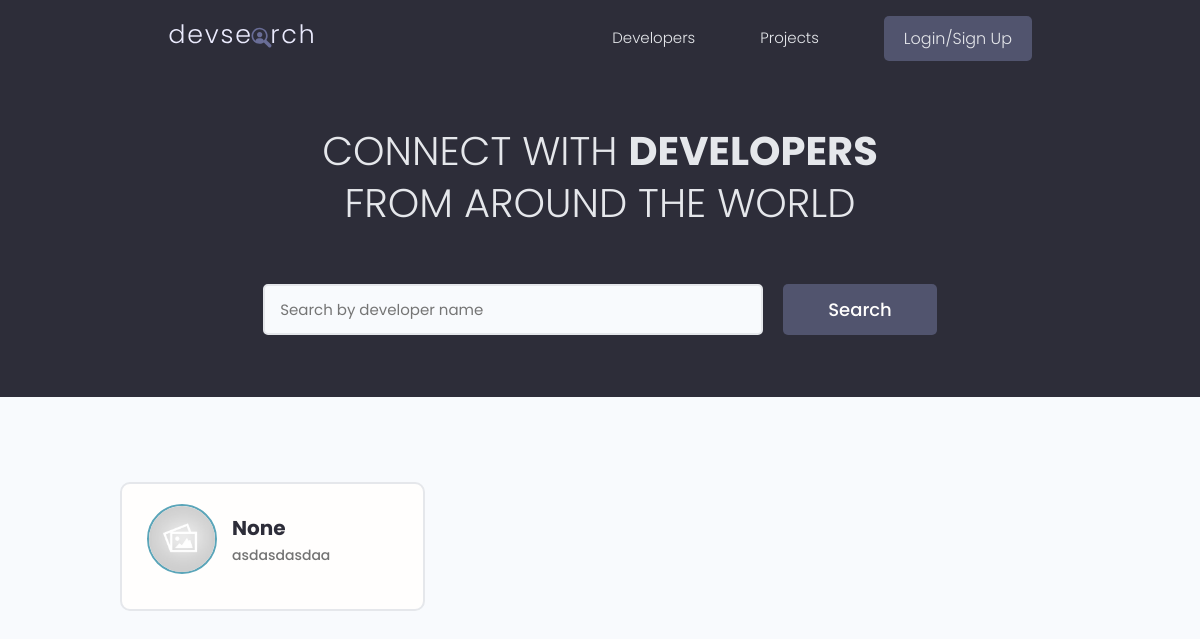
/users/, run on an earlier commit of the app's database.
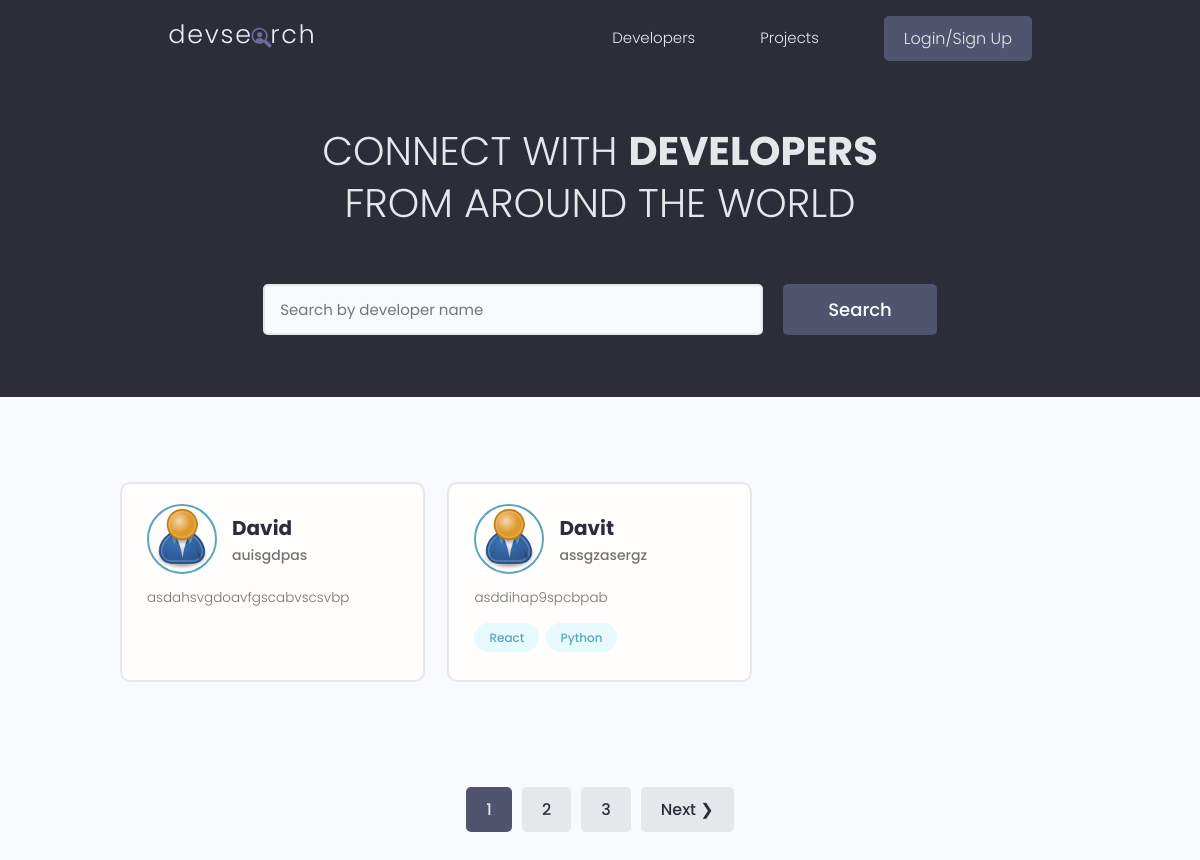
And on a later commit of the database.
### users/models.py (models this page shows, shortened)
class Profile(models.Model):
    user = models.OneToOneField(User, on_delete=models.CASCADE, null=True, blank=True)
    name = models.CharField(max_length=100, null=True, blank=True)
    username = models.CharField(max_length=100, null=True, blank=True)
    email = models.EmailField(max_length=100, null=True, blank=True)
    bio = models.TextField(max_length=500, blank=True)
    location = models.CharField(max_length=30, blank=True)
    short_intro = models.CharField(max_length=200, null=True, blank=True)
    profile_image = models.ImageField(upload_to='profiles/', blank=True, null=True, default='profiles/default.jpg')
    social_github = models.CharField(max_length=100, null=True, blank=True)
    social_youtube = models.CharField(max_length=100, null=True, blank=True)
    social_website = models.CharField(max_length=100, null=True, blank=True)
    social_linkedin = models.CharField(max_length=100, null=True, blank=True)
    id = models.UUIDField(primary_key=True, default=uuid.uuid4, editable=False)
    class Meta:
        ordering = ['name']

class Skill(models.Model):
    owner = models.ForeignKey(Profile, on_delete=models.CASCADE, null=True, blank=True)
    name = models.CharField(max_length=100, null=True, blank=True)
    description = models.TextField(max_length=500, blank=True)
    created = models.DateTimeField(auto_now_add=True)
    id = models.UUIDField(primary_key=True, default=uuid.uuid4, editable=False)
    def __str__(self):
        return self.name or ''

### users/views.py (the view)
# urls.py: path('', views.profiles, name='profiles'),
def profiles(request):
    profiles, search_query = searchProfiles(request)
    custom_range, profiles = paginateProfiles(request, profiles, 2)
    context = { "profiles": profiles, "search_query": search_query, "custom_range": custom_range}
    return render(request, 'users/profiles.html', context)

### users/utils.py (called while the page is built)
def searchProfiles(request):
    search_query = ''
    if request.GET.get('search_query'):
        search_query = request.GET.get('search_query')
    skills = Skill.objects.filter(name__icontains=search_query)
    profiles = Profile.objects.distinct().filter(
        Q(name__icontains=search_query) |
        Q(short_intro__icontains=search_query) |
        Q(skill__in=skills)
        )
    return profiles, search_query

def paginateProfiles(request, profiles, results):
    page = request.GET.get('page')
    paginator = Paginator(profiles, results)
    try:
        if not page:
            page = 1
        profiles = paginator.get_page(page)
    except EmptyPage:
        page = paginator.num_pages
        profiles = paginator.get_page(page)
    leftIndex = int(page) - 4
    if leftIndex < 1:
        leftIndex = 1
    rightIndex = int(page) + 5
    if rightIndex > paginator.num_pages:
        rightIndex = paginator.num_pages + 1
    custom_range = range(leftIndex, rightIndex)
    return custom_range, profiles

### users/templates/users/profiles.html (shortened to what this page needs)
{% extends 'main.html' %}
{% block content %}
<main class="home">
    <section class="hero-section text-center">
        <div class="container container--narrow">
            <div class="hero-section__box">
                <h2>CONNECT WITH <span>DEVELOPERS</span></h2>
                <h2>FROM AROUND THE WORLD</h2>
            </div>
            <div class="hero-section__search">
                <form id="searchForm" class="form" action="{% url 'profiles' %}" method="get">
                    <div class="form__field">
                        <input class="input input--text" id="formInput#search" type="text" name="search_query"
                            value="{{search_query}}" placeholder="Search by developer name" />
                    </div>
                    <input class="btn btn--sub btn--lg" type="submit" value="Search" />
                </form>
            </div>
        </div>
    </section>
    <section class="devlist">
        <div class="container">
            <div class="grid grid--three">
                {% for profile in profiles %}
                <div class="column card">
                    <div class="dev">
                        <a href="{% url 'user-profile' profile.id %}" class="card__body">
                            <div class="dev__profile">
                                <img class="avatar avatar--md" src="{{ profile.profile_image.url }}" alt="image" />
                                <div class="dev__meta">
                                    <h3>{{profile.name}}</h3>
                                    <h5>{{profile.short_intro|slice:"60"}}</h5>
                                </div>
                            </div>
                            <p class="dev__info">{{profile.bio|slice:"150"}}</p>
                            <div class="dev__skills">
                                {% for skill in profile.skill_set.all|slice:"5" %}
                                <span class="tag tag--pill tag--main">
                                    <small>{{skill}}</small>
                                </span>
                                {% endfor %}
                            </div>
                        </a>
                    </div>
                </div>
                {% endfor %}
            </div>
        </div>
    </section>
    {% include 'pagination.html' with queryset=profiles custom_range=custom_range %}
</main>
{% endblock content %}

### templates/main.html (shortened to what this page needs)
<!DOCTYPE html>
{% load static %}
<html>
<head>
    <link rel="stylesheet" href="https://cdn.iconmonstr.com/1.3.0/css/iconmonstr-iconic-font.min.css" />
    <link rel="stylesheet" href="{% static 'uikit/styles/uikit.css' %}" />
    <link rel="stylesheet" href="{% static 'styles/app.css' %}" />
</head>
<body>
    {% include 'navbar.html' %}
    {% block content %}
    {% endblock content %}
</body>
</html>

### templates/navbar.html (shortened to what this page needs)
{% load static %}
<header class="header">
    <div class="container container--narrow">
        <a href="{% url 'profiles' %}" class="header__logo">
            <img src="{% static 'images/logo.svg' %} " alt="DevSearch Logo" />
        </a>
        <nav class="header__nav">
            <ul class="header__menu">
                <li class="header__menuItem"><a href="{% url 'profiles' %}">Developers</a></li>
                <li class="header__menuItem"><a href="{% url 'projects' %}">Projects</a></li>
                {% if request.user.is_authenticated %}
                <li class="header__menuItem"><a href="{% url 'inbox' %}">Inbox</a></li>
                <li class="header__menuItem"><a href="{% url 'account' %}">Account</a></li>
                <li class="header__menuItem"><a href="{% url 'logout' %}" class="btn btn--sub">Logout</a></li>
                {% else %}
                <li class="header__menuItem"><a href="{% url 'login' %}" class="btn btn--sub">Login/Sign Up</a></li>
                {% endif %}
            </ul>
        </nav>
    </div>
</header>

### templates/pagination.html (shortened to what this page needs)
{% load static%}
{% if queryset.has_other_pages %}
<div class="pagination">
    <ul class="container">
        {% for page in custom_range %}
            {% if page == queryset.number%}
            <li><a href="?page={{page}}" class="btn page-link btn--sub" data-page="{{page}}">{{page}}</a></li>
            {% else %}
            <li><a href="?page={{page}}" class="btn page-link" data-page="{{page}}">{{page}}</a></li>
            {% endif %}
        {% endfor %}
        {% if queryset.has_next %}
        <li><a href="?page={{queryset.next_page_number}}" class="btn page-link"
                data-page="{{queryset.next_page_number}}">Next &#10095;</a></li>
        {% endif %}
    </ul>
</div>
{% endif %}

### static/styles/app.css (style rules this page uses)
:root { --color-sub: #2d2d39; }
.btn--sub { background-color: var(--color-sub-light); }
.card { border: 2px solid var(--color-light); }
img { width: 100%; }
.header { position: sticky; z-index: 111; background-color: var(--color-sub); padding: 1.5rem 0; }
.header > .container { display: flex; justify-content: space-between; align-items: center; }
.header__logo > img { height: 3.8rem; }
.header__nav > ul { display: inline-flex; align-items: center; list-style: none; gap: 6.5rem; }
.header__menuItem > a { color: var(--color-light); font-weight: 300; }
.hero-section { height: 40vh; display: flex; align-items: center; background-color: var(--color-sub); }
.hero-section__box { margin-bottom: 4rem; }
.hero-section__box > h2, .hero-section__box > h2 > span { font-size: 4rem; color: var(--color-light); line-height: 1.3; text-transform: uppercase; }
.hero-section__box > h2 { font-weight: 300; }
.hero-section__box > h2 > span { font-weight: 700; }
.hero-section__search > .form { display: flex; align-items: center; justify-content: center; gap: 2rem; }
.hero-section__search > .form input.input--text { width: 50rem; }
.devlist { margin-top: 8rem; }
.devlist .grid { align-items: stretch; }
.devlist .dev .dev__profile { display: flex; align-items: center; gap: 1.5rem; }
.devlist .dev .dev__meta h3 { color: var(--color-sub); font-size: 2rem; font-weight: 700; }
.devlist .dev .dev__meta h5 { color: var(--color-text); font-size: 1.4rem; font-weight: 500; }
.devlist .dev .dev__info { margin: 1.5rem 0; font-size: 1.35rem; line-height: 1.4; text-align: justify; }
.pagination { margin-top: 8rem; margin-bottom: 10rem; }
.pagination > ul { flex-wrap: wrap; list-style: none; display: flex; align-items: center; justify-content: center; gap: 1rem; }
.pagination .btn { color: var(--color-sub); }
.pagination .btn.btn--sub { color: var(--color-light); }

### static/uikit/styles/modules/_variables.css (style rules this page uses)
:root { --color-main: #5aa5b9; --color-main-light: #e6faff; --color-sub: #3f4156; --color-sub-light: #51546e; --color-sub-lighter: #ededfd; --color-text: #737373; --color-gray: #8b8b8b; --color-light: #e5e7eb; --color-light-gray: #767676; --color-bg: #f8fafd; --color-white: #fffefd; --color-white-light: #f3f3f3; --color-success: #359e64; --color-success-bg: #def8e8; --color-error: #fc4b0b; --color-error-bg: #fff2ee; --font-base: 'Poppins', arial, helvetica, 'Segoe UI', roboto, ubuntu, sans-serif; --font-monospace: 'Fira Code', 'Courier New', courier, monospace; --font-regular: 300; --font-medium: 500; --font-bold: 700; --generic-shadow: 1px 1px 5px #00000010; --generic-transition: all 0.3s ease-in-out; }

### static/uikit/styles/modules/_base.css (style rules this page uses)
* { margin: 0; padding: 0; box-sizing: border-box; text-rendering: optimizeLegibility; color: inherit; font-size: inherit; }
html { font-size: 50%; }
@media only screen and (min-width: 480px) { html { font-size: 56.25%; } }
@media only screen and (min-width: 1200px) { html { font-size: 62.5%; } }
body { line-height: 1.6; font-weight: 400; font-size: 1.5rem; color: var(--color-text); background-color: var(--color-bg); min-height: 100vh; }

### static/uikit/styles/modules/_typography.css (style rules this page uses)
* { font-family: var(--font-base); }
h2 { font-size: 3.6rem; font-weight: var(--font-bold); }
h3 { font-size: 3.2rem; font-weight: var(--font-medium); }
h5 { font-size: 2.4rem; font-weight: var(--font-medium); }
h5, h6 { font-weight: var(--font-regular); }
p, span, strong { font-size: 1.6rem; color: var(--color-text); font-weight: var(--font-regular); }
a { padding-bottom: 2px; text-decoration: none; display: inline-block; color: var(--color-main); font-weight: var(--font-medium); }

### static/uikit/styles/modules/_utilities.css (style rules this page uses)
.container { width: 92%; max-width: 165rem; margin: 0 auto; box-sizing: border-box; }
.container--narrow { width: 92%; max-width: 120rem; }
@media screen and (min-width: 1000px) { .container { width: 90%; } }
@media screen and (min-width: 1000px) { .container--narrow { width: 85%; } }
@media screen and (min-width: 1200px) { .container { width: 80%; } }
@media screen and (min-width: 1200px) { .container--narrow { width: 72%; } }
.text-center { text-align: center; }

### static/uikit/styles/modules/_avatar.css (style rules this page uses)
.avatar { border-radius: 50%; border: 2px solid var(--color-main); object-fit: cover; }
.avatar--md { height: 7rem; width: 7rem; }

### static/uikit/styles/modules/_card.css (style rules this page uses)
.card { border-radius: 1rem; background-color: var(--color-white); border: 1.5px solid var(--color-light); width: auto; height: auto; margin-top: 0.5rem; margin-bottom: 0.5rem; overflow: hidden; }
.card__body, .card__header { padding: 2rem 2.5rem; }

What changed in the data, as far as the page shows it:
removed Profile: profile_image (placeholder picture), name "None", short_intro "asdasdasdaa"
added Profile: profile_image (placeholder picture), name "David", short_intro "auisgdpas", bio "asdahsvgdoavfgscabvscsvbp"
added Profile: profile_image (placeholder picture), name "Davit", short_intro "assgzasergz", bio "asddihap9spcbpab"
added Skill: name "React"
added Skill: name "Python"
Also different on the page:
new list line: "1"
new list line: "2"
new list line: "3"
text now shown: "Next ❯"
